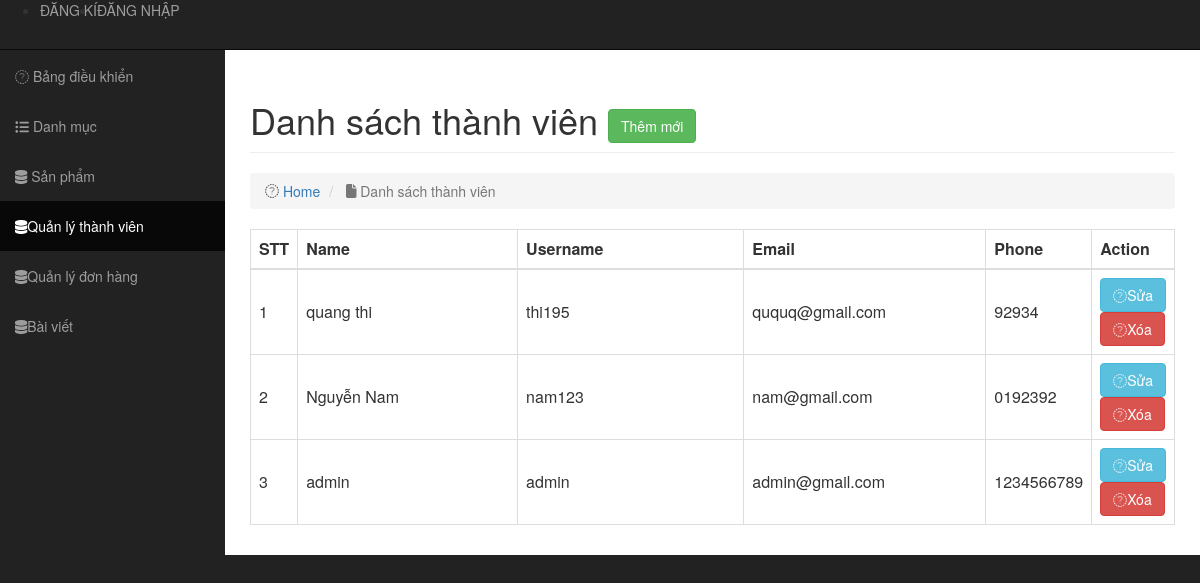
/admin/modules/user/index.php, run on the app's committed database.
### tables this page shows
CREATE TABLE `users` (
  `id` int(11) NOT NULL,
  `username` varchar(100) NOT NULL,
  `password` char(32) DEFAULT 'NULL',
  `name` varchar(100) DEFAULT NULL,
  `email` varchar(100) DEFAULT NULL,
  `permission` int(11) NOT NULL DEFAULT 0,
  `phone` char(15) DEFAULT NULL,
  `address` varchar(100) DEFAULT NULL,
  `status` tinyint(4) DEFAULT 1,
  `created_at` timestamp NULL DEFAULT current_timestamp() ON UPDATE current_timestamp(),
  `updated_at` timestamp NULL DEFAULT NULL ON UPDATE current_timestamp()
);

### libraries/Database.php (called while the page is built, shortened)
<?php
    class Database
    {
        public $link;
        public function __construct()
        {
            $this->link = mysqli_connect("localhost","root","","websitebangiay") or die ();
            mysqli_set_charset($this->link,"utf8");
        }
         public function fetchAll($table)
        {
            $sql = "SELECT * FROM {$table} WHERE 1" ;
            $result = mysqli_query($this->link,$sql) or die("Lỗi Truy Vấn fetchAll " .mysqli_error($this->link));
            $data = [];
            if( $result)
            {
                while ($num = mysqli_fetch_assoc($result))
                {
                    $data[] = $num;
                }
            }
            return $data;
        }
    }
?>

### admin/autoload/autoload.php (called while the page is built, shortened)
<?php
   require_once __DIR__. "/../../libraries/Database.php";
    $db = new Database ;
    ?>

### admin/modules/user/index.php (the view, shortened to what this page needs)
<?php
    require_once __DIR__. "/../../autoload/autoload.php";
    $users = $db->fetchAll("users");
?>
<?php require_once __DIR__. "/../../layouts/header.php"; ?>
<div id="page-wrapper">
    <div class="container-fluid">
        <div class="row">
            <div class="col-lg-12">
                <h1 class="page-header">
                    Danh sách thành viên
                    <a href="add.php" class="btn btn-success">Thêm mới</a>
                </h1>
                <ol class="breadcrumb">
                    <li>
                        <i class="fa fa-dashboard"></i> <a href="index.html">Home</a>
                    </li>
                    <li class="active">
                        <i class="fa fa-file"></i> Danh sách thành viên
                    </li>
                </ol>
            </div>
        </div>
        <div class="row">
            <div class="col-lg-12">
                <div class="table-responsive">
                    <table class="table table-bordered table-hover">
                        <thead>
                            <tr>
                                <th>STT</th>
                                <th>Name</th>
                                <th>Username</th>
                                <th>Email</th>
                                <th>Phone</th>
                                <th>Action</th>
                            </tr>
                        </thead>
                        <tbody>
                            <?php $stt=1; foreach ($users as $item) : ?>
                            <tr>
                                <td><?php echo $stt ?></td>
                                <td><?php echo $item['name'] ?></td>
                                <td><?php echo $item['username'] ?></td>
                                <td><?php echo $item['email'] ?></td>
                                <td><?php echo $item['phone'] ?></td>
                                <td>
                                    <a class="btn btn-info" href="edit.php?id=<?php echo $item['id'] ?>"><i
                                            class="far fa-edit"></i>Sửa</a>
                                    <a class="btn btn-danger" href="delete.php?id=<?php echo $item['id'] ?>"><i
                                            class="far fa-trash-alt"></i>Xóa</a>
                                </td>
                            </tr>
                            <?php $stt++; endforeach ?>
                        </tbody>
                    </table>
                </div>
            </div>
        </div>
    </div>
    <?php require_once __DIR__. "/../../layouts/footer.php"; ?>

### public/admin/css/sb-admin.css (style rules this page uses)
body { margin-top: 100px; background-color: #222; }
@media (min-width:768px) { body { margin-top: 50px; } }
#page-wrapper { width: 100%; padding: 0; background-color: #fff; }
@media (min-width:768px) { #page-wrapper { padding: 10px; } }

### public/admin/css/style.css (style rules this page uses)
.table-responsive > table > tbody > tr > td:first-child { width: 50px; }
.table-responsive > table > tbody > tr > td { vertical-align: middle; width: 30%; }

### data on the page
users: name "quang thi", username "thi195", email "ququq@gmail.com", phone "92934"
users: name "Nguyễn Nam", username "nam123", email "nam@gmail.com", phone "0192392"
users: name "admin", username "admin", email "admin@gmail.com", phone "1234566789"
